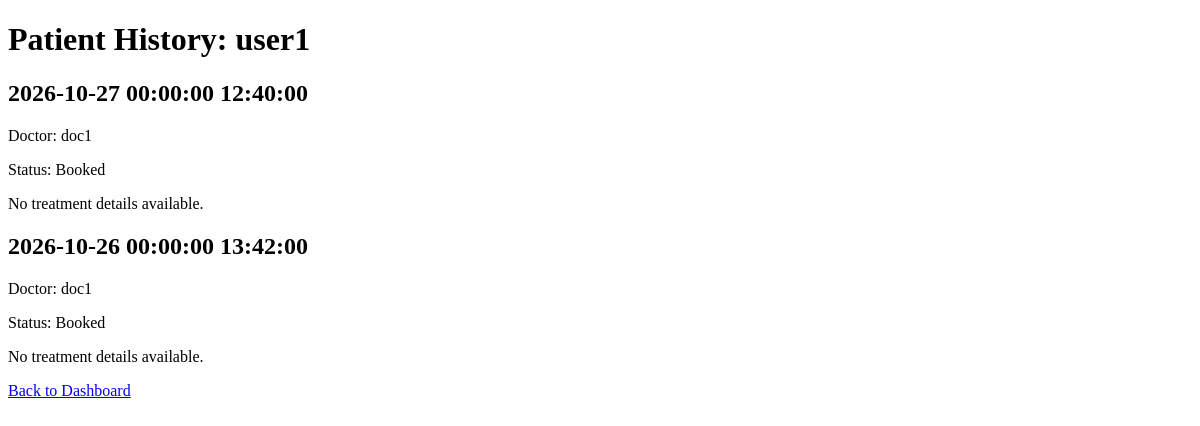
Page /doctor/patients/1/history (signed in) on the earlier database version.
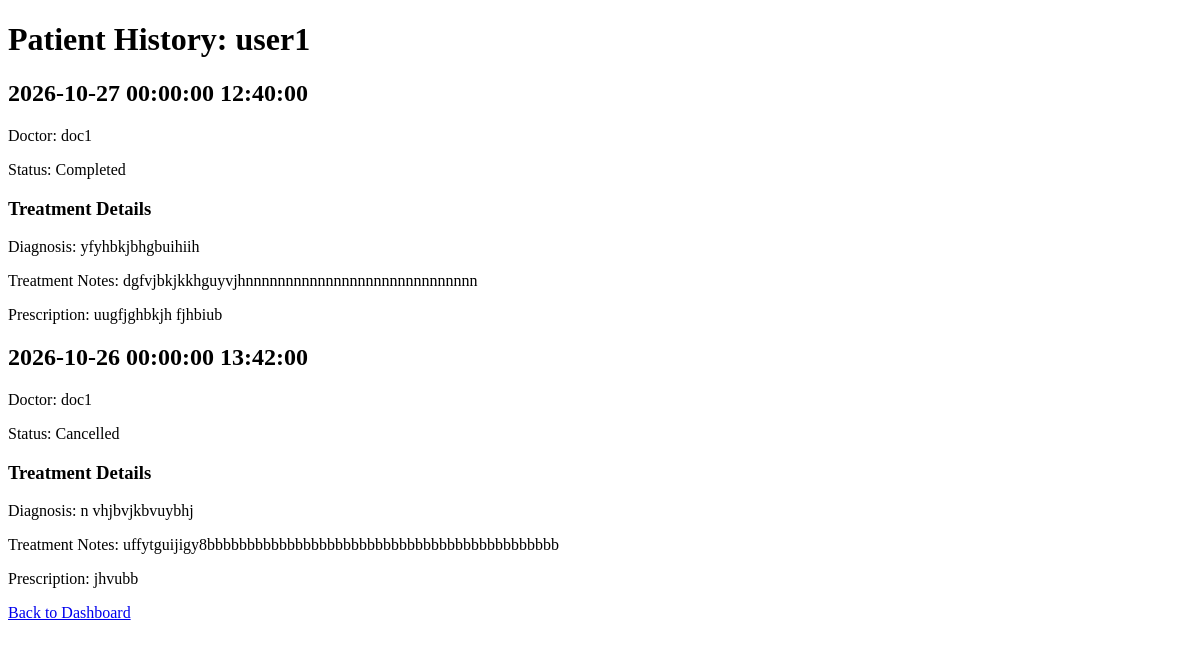
Same page on the later database version.
### database.py (models this page shows)
class Appointment(db.Model):
    __tablename__ = "appointments"
    id = db.Column(db.Integer, primary_key=True)
    doctor_id = db.Column(db.Integer, db.ForeignKey("doctor_profiles.id"), nullable=False)
    patient_id = db.Column(db.Integer, db.ForeignKey("patient_profiles.id"), nullable=False)
    appointment_date = db.Column(db.DateTime, nullable=False)
    appointment_time = db.Column(db.Time, nullable=False)
    status = db.Column(db.String(50), nullable=False)  # e.g., 'scheduled', 'completed', 'canceled'
    reason = db.Column(db.Text, nullable=True)
    doctor = db.relationship("DoctorProfile", back_populates="appointments")
    patient = db.relationship("PatientProfile", back_populates="appointments")
    treatment = db.relationship("Treatment", back_populates="appointment", uselist=False, cascade="all, delete-orphan")

class User(db.Model):
    __tablename__ = "users"
    id = db.Column(db.Integer, primary_key = True)
    name = db.Column(db.String(100), nullable=False)
    email = db.Column(db.String(100), unique=True, nullable=False)
    password_hash = db.Column(db.String(255), nullable=False)
    role = db.Column(db.String(50), nullable=False)  # e.g., 'admin', 'doctor', 'patient'
    is_active = db.Column(db.Boolean, default=True)
    doctor_profile = db.relationship("DoctorProfile", back_populates="user", uselist=False, cascade="all, delete-orphan")
    patient_profile = db.relationship("PatientProfile", back_populates="user", uselist=False, cascade="all, delete-orphan")

class Treatment(db.Model):
    __tablename__ = "treatments"
    id = db.Column(db.Integer, primary_key=True)
    appointment_id = db.Column(db.Integer, db.ForeignKey("appointments.id", ondelete= "CASCADE" ), nullable=False)
    diagnosis = db.Column(db.Text, nullable=False)
    treatment_notes = db.Column(db.Text, nullable=False)
    prescription = db.Column(db.Text, nullable=True)
    appointment = db.relationship("Appointment", back_populates="treatment")

### app.py (the view)
@app.route("/doctor/patients/<int:patient_id>/history", methods=["GET", "POST"])
@role_required("doctor")
def patient_history(patient_id):
    doctor = doctor_profile()
    patient = PatientProfile.query.get(patient_id)
    if not patient:
        return "Patient Not Found"
    appointments = Appointment.query.filter_by(doctor_id=doctor.id, patient_id=patient.id).all()
    return render_template("patient_history.html", patient=patient, appointments=appointments)

### app.py (called while the page is built)
def login_required(view):
    @wraps(view)
    def wrapped_view(*args,**kwargs):
        if current_user() is None:
            flash("please login to continue", "error")
            return redirect(url_for("login"))
        return view(*args, **kwargs)
    return wrapped_view

def role_required(role):
    def decorator(view):
        @wraps(view)
        @login_required
        def wraped_view(*args, **kwargs):
            if current_user().role != role:
                return "You are not authrized to access this page."
            return view(*args, **kwargs)
        return wraped_view
    return decorator

def current_user():
    user_id = session.get("user_id")
    if user_id is None:
        return None
    return User.query.get(user_id)

def doctor_profile():
    user = current_user()
    if user and user.role == "doctor":
        return DoctorProfile.query.filter_by(user_id=user.id).first()
    return None

### templates/patient_history.html (shortened to what this page needs)
<!DOCTYPE html>
<html lang="en">
<head>
</head>
<body>
    <h1> Patient History: {{patient.user.name }}</h1>
    {% for appointment in appointments %}
    <article>
        <h2>{{ appointment.appointment_date }} {{ appointment.appointment_time }}</h2>
        <p>Doctor: {{ appointment.doctor.user.name }}</p>
        <p>Status: {{ appointment.status }}</p>
        {% if appointment.treatment %}
            <h3>Treatment Details</h3>
            <p>Diagnosis: {{ appointment.treatment.diagnosis }}</p>
            <p>Treatment Notes: {{ appointment.treatment.treatment_notes }}</p>
            <p>Prescription: {{ appointment.treatment.prescription }}</p>
        {% else %}
            <p>No treatment details available.</p>
        {% endif %}
    </article>
    {% else %}
        <p>No appointments found for this patient.</p>
    {% endfor %}
    <p><a href="{{ url_for('doctor_dashboard') }}">Back to Dashboard</a></p>
</body>
</html>

Differences in the rows shown:
changed Appointment: status "Booked" → "Completed"; treatment.diagnosis (not shown) → "yfyhbkjbhgbuihiih"; treatment.treatment_notes (not shown) → "dgfvjbkjkkhguyvjhnnnnnnnnnnnnnnnnnnnnnnnnnnnnn"; treatment.prescription (not shown) → "uugfjghbkjh fjhbiub"; text "No treatment details available." → "Treatment Details Diagnosis: Treatment Notes: Prescription:"
changed Appointment: status "Booked" → "Cancelled"; treatment.diagnosis (not shown) → "n vhjbvjkbvuybhj"; treatment.treatment_notes (not shown) → "uffytguijigy8bbbbbbbbbbbbbbbbbbbbbbbbbbbbbbbbbbbbbbbbbbbb"; treatment.prescription (not shown) → "jhvubb"; text "No treatment details available." → "Treatment Details Diagnosis: Treatment Notes: Prescription:"
